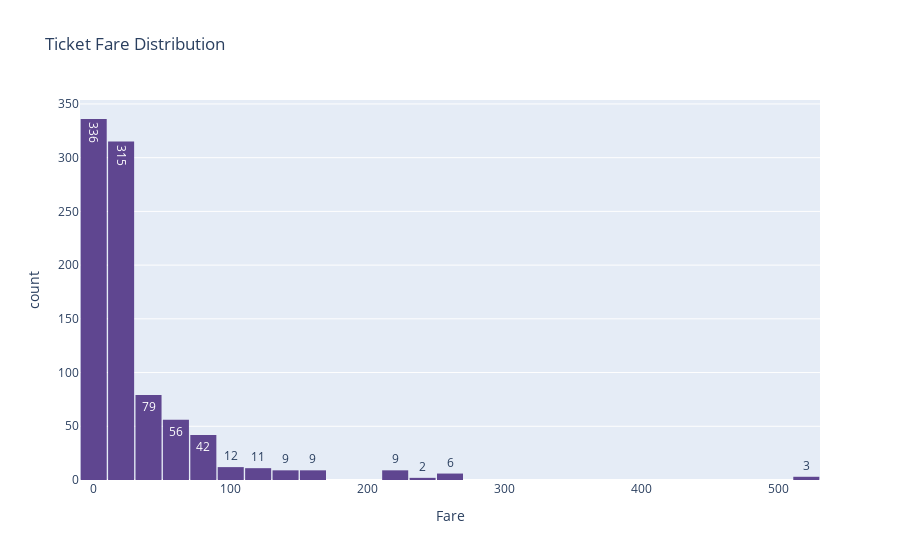

The cell this chart's notebook holds for it:
### Markdown cell above
In the figure, it can be seen that, passengers from the age group 24-26 shows the most survival rate. <br>
55 passengers from this age group survived, among them, 41 were female and 14 male. Among the 135 passengers, who could not survive, 113 were male and 22 female.

### Code cell
# Plotting the fare distribution
fig = px.histogram(data_frame= titanic, x="Fare", nbins=30, text_auto=True, title = 'Ticket Fare Distribution', 
                   color_discrete_sequence=px.colors.qualitative.Prism)
fig.update_layout(bargap=0.05, autosize = True)
fig.show()

### Figure 1 — Plotly figure (JSON) as saved in the notebook; plotly's stock layout.template omitted (floating-point values rounded to 4 significant figures; data arrays with more than 128 entries replaced by an {"elided": "..."} marker saying what was removed)
{"data": [{"alignmentgroup": "True", "bingroup": "x", "hovertemplate": "Fare=%{x}<br>count=%{y}<extra></extra>", "legendgroup": "", "marker": {"color": "rgb(95, 70, 144)", "pattern": {"shape": ""}}, "name": "", "nbinsx": 30, "offsetgroup": "", "orientation": "v", "showlegend": false, "texttemplate": "%{value}", "type": "histogram", "x": {"elided": "889 float values"}, "xaxis": "x", "yaxis": "y"}], "layout": {"autosize": true, "bargap": 0.05, "barmode": "relative", "legend": {"tracegroupgap": 0}, "title": {"text": "Ticket Fare Distribution"}, "xaxis": {"anchor": "y", "domain": [0, 1], "title": {"text": "Fare"}}, "yaxis": {"anchor": "x", "domain": [0, 1], "title": {"text": "count"}}}}
